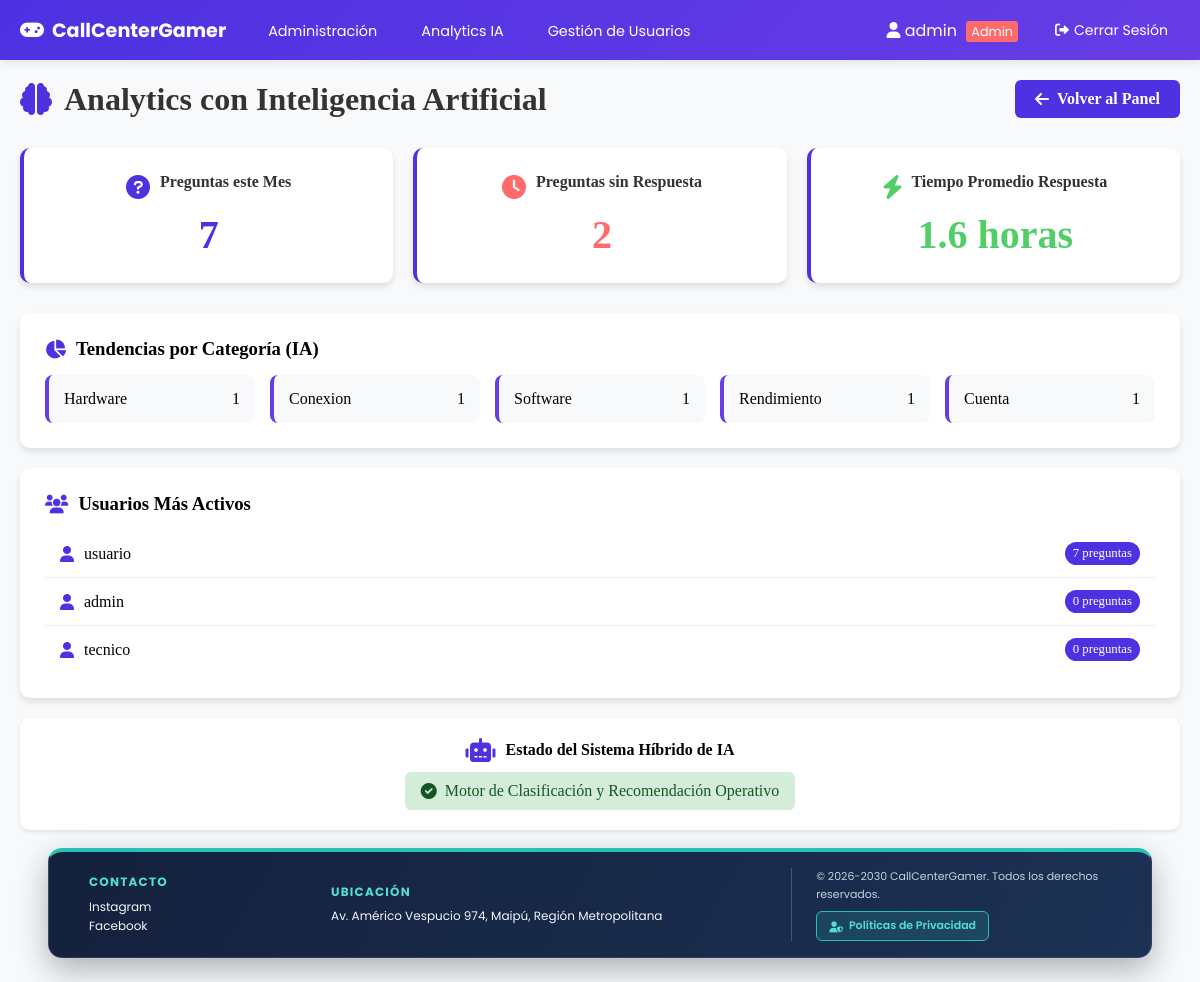
Screenshot of /AnalyticsIA/ (signed in) with the database file from the repository.
### online/models.py (models this page shows, shortened)
class Usuario(AbstractBaseUser):
    nombre = models.CharField(
        verbose_name='Nombre',
        max_length=30,
        blank=True,
        null=True,
    )
    apellido = models.CharField(
        verbose_name='Apellido',
        max_length=30,
        blank=True,
        null=True,
    )
    rut = models.CharField(
        verbose_name='RUT',
        max_length=12,
        unique=True,
        blank=True,
        null=True,
    )
    correo = models.EmailField(
        verbose_name='Correo electrónico',
        max_length=70,
        unique=True,
    )
    usuario = models.CharField(
        verbose_name='Usuario',
        max_length=50,
        unique=True,
    )
    fecha_nacimiento = models.DateField(
        verbose_name='Fecha de nacimiento',
        null=True,
        blank=True,
    )
    activo = models.BooleanField(default=True)
    admin = models.BooleanField(default=False)
    tecnico = models.BooleanField(default=False)
    USERNAME_FIELD = 'usuario'
    REQUIRED_FIELDS = ['correo']
    objects = UserManager()
    @property
    def is_active(self):
        return self.activo

class Preguntas(models.Model):
    ESTADO_ABIERTO = 'abierto'
    ESTADO_EN_PROCESO = 'en_proceso'
    ESTADO_RESUELTO = 'resuelto'
    ESTADO_CERRADO = 'cerrado'
    ESTADO_CHOICES = [
        (ESTADO_ABIERTO, 'Abierto'),
        (ESTADO_EN_PROCESO, 'En proceso'),
        (ESTADO_RESUELTO, 'Resuelto'),
        (ESTADO_CERRADO, 'Cerrado'),
    ]
    PRIORIDAD_BAJA = 'baja'
    PRIORIDAD_MEDIA = 'media'
    PRIORIDAD_ALTA = 'alta'
    PRIORIDAD_CRITICA = 'critica'
    PRIORIDAD_CHOICES = [
        (PRIORIDAD_BAJA, 'Baja'),
        (PRIORIDAD_MEDIA, 'Media'),
        (PRIORIDAD_ALTA, 'Alta'),
        (PRIORIDAD_CRITICA, 'Crítica'),
    ]
    idPregunta = models.AutoField(primary_key=True)
    Titulo = models.CharField(max_length=60)
    Pregunta = models.TextField()
    Fecha_creacion = models.DateTimeField(default=timezone.now)
    Usuario = models.ForeignKey(
        Usuario,
        on_delete=models.CASCADE,
        related_name='preguntas',
    )
    estado = models.CharField(
        max_length=15,
        choices=ESTADO_CHOICES,
        default=ESTADO_ABIERTO,
    )
    prioridad = models.CharField(
        max_length=10,
        choices=PRIORIDAD_CHOICES,
        default=PRIORIDAD_MEDIA,
    )
    categoria = models.CharField(max_length=30, default='otros', blank=True)
    tecnico_asignado = models.ForeignKey(
        'online.Usuario',
        on_delete=models.SET_NULL,
        null=True,
        blank=True,
        related_name='tickets_asignados',
        limit_choices_to=Q(tecnico=True) | Q(admin=True),
    )

### administracion/views.py (the view)
# urls.py: path('AnalyticsIA/', AnalyticsIA, name='analytics_ia'),
@login_required
def AnalyticsIA(request):
    if not request.user.admin:
        messages.error(request, "No tienes permisos de administrador.")
        return redirect('inicio', id=request.user.id)
    try:
        asistente_ia = AsistenteIA()
        hace_un_mes = timezone.now() - timedelta(days=30)
        preguntas_ultimo_mes = Preguntas.objects.filter(
            Fecha_creacion__gte=hace_un_mes
        ).annotate(primera_respuesta=Min('respuesta__FechaHora'))
        categorias_analisis = {}
        tiempos_respuesta_horas = []
        for pregunta in preguntas_ultimo_mes[:50]:
            categoria = (pregunta.categoria or "").strip().lower()
            if not categoria:
                categoria = asistente_ia.clasificar_pregunta(pregunta.Pregunta)
            categorias_analisis[categoria] = categorias_analisis.get(categoria, 0) + 1
            if pregunta.primera_respuesta and pregunta.Fecha_creacion:
                delta = (pregunta.primera_respuesta - pregunta.Fecha_creacion).total_seconds() / 3600.0
                if delta >= 0:
                    tiempos_respuesta_horas.append(delta)
        if tiempos_respuesta_horas:
            promedio_horas = sum(tiempos_respuesta_horas) / len(tiempos_respuesta_horas)
            if promedio_horas < 1:
                tiempo_promedio_str = f"{max(1, int(promedio_horas * 60))} min"
            elif promedio_horas < 24:
                tiempo_promedio_str = f"{promedio_horas:.1f} horas"
            else:
                tiempo_promedio_str = f"{(promedio_horas / 24):.1f} días"
        else:
            tiempo_promedio_str = "2.5 horas (estimado)"
        usuarios_activos = (
            Usuario.objects.annotate(num_preguntas=Count('preguntas'))
            .order_by('-num_preguntas')[:10]
        )
        analytics_data = {
            'total_preguntas_mes': preguntas_ultimo_mes.count(),
            'categorias_tendencia': dict(
                sorted(categorias_analisis.items(), key=lambda x: x[1], reverse=True)[:5]
            ),
            'usuarios_activos': usuarios_activos,
            'preguntas_sin_respuesta': Preguntas.objects.filter(respuesta__isnull=True).count(),
            'tiempo_promedio_respuesta': tiempo_promedio_str,
        }
    except Exception as e:
        logger.error("Error en AnalyticsIA: %s", e, exc_info=True)
        analytics_data = {'error': 'No se pudieron cargar los analytics'}
    return render(request, "analytics_ia.html", {
        "analytics_data": analytics_data,
    })

### administracion/templates/analytics_ia.html (shortened to what this page needs)
{% extends "componentes/header.html" %}
{% load static %}
{% block links %}
<link rel="stylesheet" href="{% static 'analytics.css' %}">
{% endblock %}
{% block content %}
<div class="container">
    <div style="display: flex; justify-content: space-between; align-items: center; margin-bottom: 30px; flex-wrap: wrap; gap: 12px;">
        <h1 style="display: flex; align-items: center; gap: 12px; color: #333; margin: 0;">
            <i class="fas fa-brain" style="color: var(--brand-primary, #4E31E1);"></i> Analytics con Inteligencia Artificial
        </h1>
        <a href="{% url 'administracion' %}" style="background: var(--brand-primary, #4E31E1); color: white; padding: 10px 20px; border-radius: 6px; text-decoration: none; display: inline-flex; align-items: center; gap: 8px; font-weight: 600;">
            <i class="fas fa-arrow-left"></i> Volver al Panel
        </a>
    </div>
    {% if analytics_data.error %}
    <div style="background: #fff3cd; color: #856404; padding: 20px; border-radius: 8px; text-align: center;">
        <i class="fas fa-exclamation-triangle" style="font-size: 2em; margin-bottom: 10px;"></i>
        <p>{{ analytics_data.error }}</p>
    </div>
    {% else %}
    <div class="dashboard">
        <div class="metricas-grid">
            <div class="metrica-card">
                <div style="display: flex; align-items: center; justify-content: center; gap: 10px; margin-bottom: 10px;">
                    <i class="fas fa-question-circle" style="color: var(--brand-primary, #4E31E1); font-size: 1.5em;"></i>
                    <h3>Preguntas este Mes</h3>
                </div>
                <p class="numero">{{ analytics_data.total_preguntas_mes }}</p>
            </div>
            <div class="metrica-card">
                <div style="display: flex; align-items: center; justify-content: center; gap: 10px; margin-bottom: 10px;">
                    <i class="fas fa-clock" style="color: #ff6b6b; font-size: 1.5em;"></i>
                    <h3>Preguntas sin Respuesta</h3>
                </div>
                <p class="numero" style="color: #ff6b6b;">{{ analytics_data.preguntas_sin_respuesta }}</p>
            </div>
            <div class="metrica-card">
                <div style="display: flex; align-items: center; justify-content: center; gap: 10px; margin-bottom: 10px;">
                    <i class="fas fa-bolt" style="color: #51cf66; font-size: 1.5em;"></i>
                    <h3>Tiempo Promedio Respuesta</h3>
                </div>
                <p class="numero" style="color: #51cf66;">{{ analytics_data.tiempo_promedio_respuesta }}</p>
            </div>
        </div>
        <div class="categorias-section">
            <h3 style="display: flex; align-items: center; gap: 10px;">
                <i class="fas fa-chart-pie" style="color: var(--brand-primary, #4E31E1);"></i> Tendencias por Categoría (IA)
            </h3>
            <div class="categorias-grid">
                {% for categoria, cantidad in analytics_data.categorias_tendencia.items %}
                <div class="categoria-card">
                    <span class="categoria-nombre">{{ categoria|title }}</span>
                    <span class="categoria-cantidad">{{ cantidad }}</span>
                </div>
                {% empty %}
                <p style="color: #666;">No hay categorías registradas en el período.</p>
                {% endfor %}
            </div>
        </div>
        <div class="usuarios-section">
            <h3 style="display: flex; align-items: center; gap: 10px;">
                <i class="fas fa-users" style="color: var(--brand-primary, #4E31E1);"></i> Usuarios Más Activos
            </h3>
            <div class="usuarios-list">
                {% for usuario in analytics_data.usuarios_activos %}
                <div class="usuario-card">
                    <div style="display: flex; align-items: center; gap: 10px;">
                        <i class="fas fa-user" style="color: var(--brand-primary, #4E31E1);"></i>
                        <span>{{ usuario.usuario }}</span>
                    </div>
                    <span class="preguntas-count">{{ usuario.num_preguntas }} preguntas</span>
                </div>
                {% empty %}
                <p style="color: #666;">Sin actividad registrada.</p>
                {% endfor %}
            </div>
        </div>
        <div style="background: white; padding: 20px; border-radius: 10px; box-shadow: 0 2px 4px rgba(0,0,0,0.1); margin-top: 20px; text-align: center;">
            <div style="display: flex; align-items: center; justify-content: center; gap: 10px; margin-bottom: 10px;">
                <i class="fas fa-robot" style="color: var(--brand-primary, #4E31E1); font-size: 1.5em;"></i>
                <h4 style="margin: 0;">Estado del Sistema Híbrido de IA</h4>
            </div>
            <div style="background: #d4edda; color: #155724; padding: 10px 16px; border-radius: 6px; display: inline-flex; align-items: center; gap: 8px;">
                <i class="fas fa-check-circle"></i>
                <span>Motor de Clasificación y Recomendación Operativo</span>
            </div>
        </div>
    </div>
    {% endif %}
</div>
{% endblock %}

### online/templates/componentes/header.html (shortened to what this page needs)
{% load static %}
<!DOCTYPE html>
<html lang="es">
<head>
    <link rel="stylesheet" href="https://cdnjs.cloudflare.com/ajax/libs/font-awesome/6.0.0/css/all.min.css">
    <link rel="stylesheet" href="{% static 'estiloHeader.css' %}?v=20261026-privacidad">
    {% block links %}{% endblock %}
</head>
<body>
    <nav class="MainNav">
        <div id="NavbarIzq">
            <a href="{% if user.is_authenticated %}{% if user.admin or user.tecnico %}{% url 'administracion' %}{% else %}{% url 'inicio' user.id %}{% endif %}{% else %}{% url 'index' %}{% endif %}" id="logo">
                <i class="{{ brand.ICON_CLASS|default:'fas fa-gamepad' }}"></i> {{ brand.NAME|default:"CallCenterGamer" }}
            </a>
            <ul>
                {% if user.is_authenticated %}
                    {% if user.admin or user.tecnico %}
                        <li><a href="{% url 'administracion' %}">Administración</a></li>
                        {% if user.admin %}<li><a href="{% url 'analytics_ia' %}">Analytics IA</a></li>{% endif %}
                        {% if user.admin %}<li><a href="{% url 'gestion_usuarios' %}">Gestión de Usuarios</a></li>{% endif %}
                    {% else %}
                        <li><a href="{% url 'inicio' user.id %}">Inicio</a></li>
                    {% endif %}
                {% else %}
                    <li><a href="{% url 'index' %}">Inicio</a></li>
                {% endif %}
            </ul>
        </div>
        <div id="NavbarDer">
            <ul>
                {% if user.is_authenticated %}
                    <li>
                        <span style="color: white; margin-right: 15px;">
                            <i class="fas fa-user"></i> {{ user.usuario }}
                            {% if user.admin %}
                                <span style="background: #ff6b6b; padding: 2px 5px; border-radius: 3px; font-size: 0.8em; margin-left: 5px;">Admin</span>
                            {% elif user.tecnico %}
                                <span style="background: #4ecdc4; padding: 2px 5px; border-radius: 3px; font-size: 0.8em; margin-left: 5px;">Técnico</span>
                            {% endif %}
                        </span>
                    </li>
                    <li>
                        <form method="post" action="{% url 'Logout' %}" class="logout-form">
                            <button type="submit" class="logout-btn">
                                <i class="fas fa-sign-out-alt"></i> Cerrar Sesión
                            </button>
                        </form>
                    </li>
                {% else %}
                    <li><a href="{% url 'Login' %}"><i class="fas fa-sign-in-alt"></i> Ingresar</a></li>
                    <li><a href="{% url 'Register' %}"><i class="fas fa-user-plus"></i> Registrarse</a></li>
                {% endif %}
            </ul>
        </div>
    </nav>
    <main>
        {% block content %}
        {% endblock %}
    </main>
    <footer class="site-footer">
        <div class="footer-content">
            <section class="footer-section">
                <h2>Contacto</h2>
                <p>Instagram</p>
                <p>Facebook</p>
            </section>
            <section class="footer-section">
                <h2>Ubicación</h2>
                <p>{{ brand.FOOTER_ADDRESS|default:"Av. Américo Vespucio 974, Maipú, Región Metropolitana" }}</p>
            </section>
            <div class="footer-copyright">
                <p>© 2026-2030 {{ brand.NAME|default:"Call Center Gamer" }}. Todos los derechos reservados.</p>
                <a href="{% url 'politica_privacidad' %}" class="btn-footer-privacidad">
                    <i class="fas fa-user-shield"></i> Políticas de Privacidad
                </a>
            </div>
        </div>
    </footer>
</body>
</html>

### rows the page displays
Usuario: usuario "admin", num_preguntas "0"
Preguntas: categoria "Hardware", idPregunta "1"
Preguntas: categoria "Conexion", cantidad "1"
Preguntas: categoria "Software", cantidad "1"
Preguntas: categoria "Rendimiento", tecnico_asignado "1"
Preguntas: categoria "Cuenta", cantidad "1"
Usuario: usuario "usuario", num_preguntas "7"
Usuario: usuario "tecnico", num_preguntas "0"

### other values shown
{{ brand.NAME|default:"CallCenterGamer" }} "CallCenterGamer"
{{ analytics_data.total_preguntas_mes }} "7"
{{ analytics_data.preguntas_sin_respuesta }} "2"
{{ analytics_data.tiempo_promedio_respuesta }} "1.6 horas"
{{ brand.NAME|default:"Call Center Gamer" }} "CallCenterGamer"
